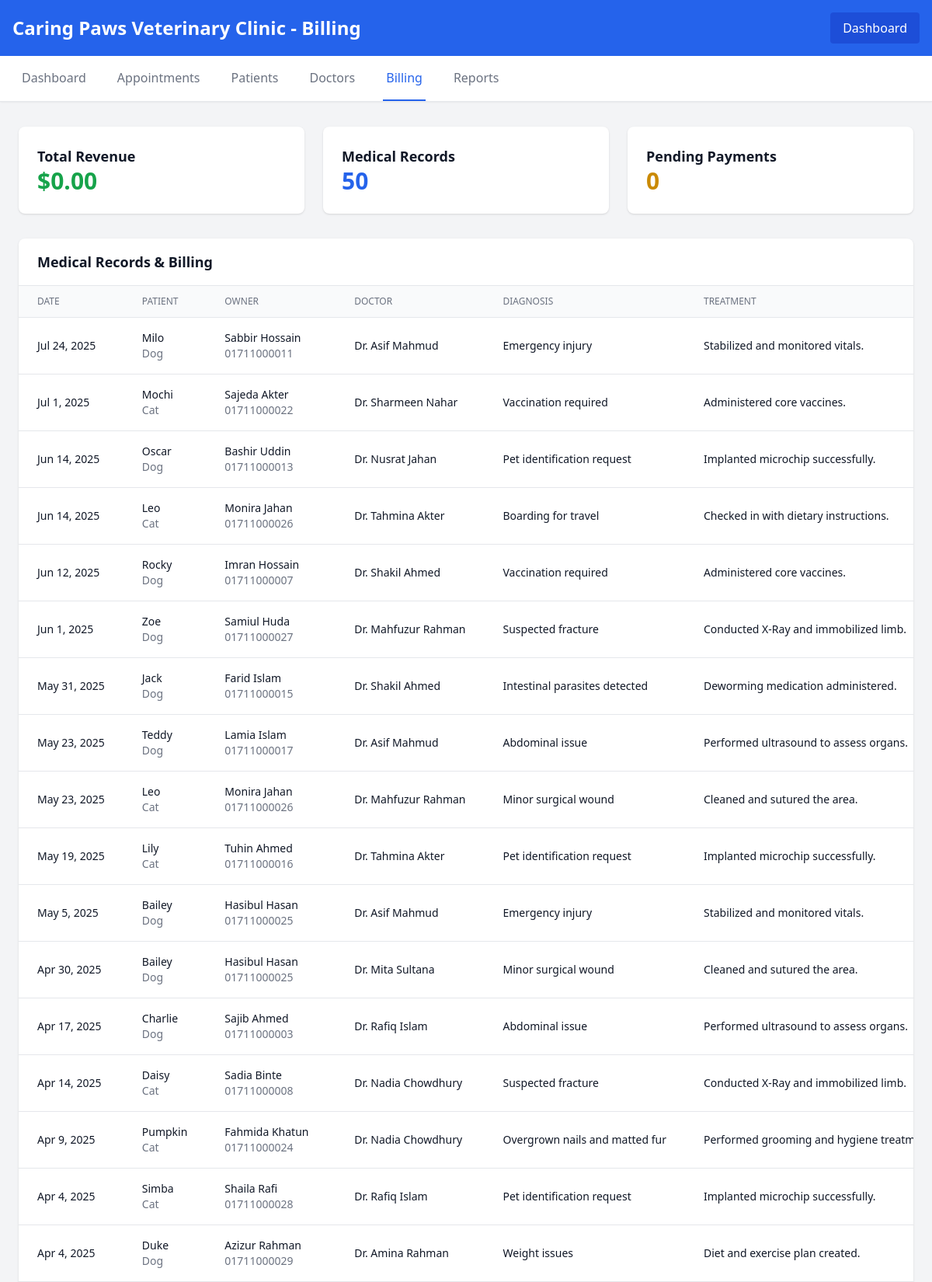
/staff_member/billing.php (signed in, upper part), run on the app's committed database.
### tables this page shows
CREATE TABLE `medicalrecords` (
  `record_id` int(11) NOT NULL,
  `patient_id` int(11) DEFAULT NULL,
  `doctor_id` int(11) DEFAULT NULL,
  `diagnosis` text DEFAULT NULL,
  `treatment` text DEFAULT NULL,
  `date` date DEFAULT NULL,
  `bills` double(8,2) DEFAULT NULL
);

CREATE TABLE `patients` (
  `patient_id` int(11) NOT NULL,
  `owner_id` int(11) DEFAULT NULL,
  `animal_name` varchar(100) DEFAULT NULL,
  `species` varchar(50) DEFAULT NULL,
  `breed` varchar(100) DEFAULT NULL,
  `age` int(11) DEFAULT NULL,
  `gender` enum('Male','Female') DEFAULT NULL
);

CREATE TABLE `users` (
  `user_id` int(11) NOT NULL,
  `name` varchar(100) DEFAULT NULL,
  `email` varchar(100) DEFAULT NULL,
  `phone` varchar(20) DEFAULT NULL,
  `password` varchar(255) DEFAULT NULL,
  `address` text DEFAULT NULL
);

CREATE TABLE `doctors` (
  `doctor_id` int(11) NOT NULL,
  `name` varchar(100) DEFAULT NULL,
  `specialization` varchar(100) DEFAULT NULL,
  `area` varchar(100) DEFAULT NULL,
  `contact` varchar(20) DEFAULT NULL,
  `address` text DEFAULT NULL,
  `latitude` decimal(10,8) DEFAULT NULL,
  `longitude` decimal(11,8) DEFAULT NULL,
  `location_id` int(11) DEFAULT NULL,
  `availability` text DEFAULT NULL
);

### staff_member/billing.php (the view, shortened to what this page needs)
<?php
$clinic_name = "Caring Paws Veterinary Clinic";
require_once '../config.php';
$medical_records = [];
$total_revenue = 0;
$pending_payments = 0;
try {
    $result = $pdo->query("DESCRIBE medicalrecords");
    $medical_columns = $result->fetchAll(PDO::FETCH_COLUMN);
    $date_column = in_array('record_date', $medical_columns) ? 'record_date' : 'date';
    $medical_records = $pdo->query("
        SELECT mr.*, p.animal_name, p.species, u.name as owner_name, u.phone, d.name as doctor_name
        FROM medicalrecords mr
        JOIN patients p ON mr.patient_id = p.patient_id
        JOIN users u ON p.owner_id = u.user_id
        JOIN doctors d ON mr.doctor_id = d.doctor_id
        ORDER BY mr.$date_column DESC
        LIMIT 50
    ")->fetchAll(PDO::FETCH_ASSOC);
    $total_revenue = array_sum(array_column($medical_records, 'cost'));
    $pending_payments = count(array_filter($medical_records, function($record) {
        return ($record['cost'] ?? 0) > 0;
    }));
} catch(PDOException $e) {
    $error_message = "Database error: " . $e->getMessage();
}
?>
<!DOCTYPE html>
<html lang="en">
<head>
    <script src="https://cdn.tailwindcss.com"></script>
</head>
<body class="bg-gray-100">
    <header class="bg-blue-600 text-white p-4">
        <div class="max-w-7xl mx-auto flex justify-between items-center">
            <h1 class="text-2xl font-bold"><?php echo $clinic_name; ?> - Billing</h1>
            <a href="dashboard.php" class="bg-blue-700 px-4 py-2 rounded">Dashboard</a>
        </div>
    </header>
    <nav class="bg-white shadow-sm border-b">
        <div class="max-w-7xl mx-auto px-6">
            <div class="flex space-x-8">
                <a href="dashboard.php" class="text-gray-500 hover:text-blue-600 py-4 px-1 font-medium">Dashboard</a>
                <a href="appointments.php" class="text-gray-500 hover:text-blue-600 py-4 px-1 font-medium">Appointments</a>
                <a href="patients.php" class="text-gray-500 hover:text-blue-600 py-4 px-1 font-medium">Patients</a>
                <a href="doctors.php" class="text-gray-500 hover:text-blue-600 py-4 px-1 font-medium">Doctors</a>
                <a href="billing.php" class="border-b-2 border-blue-600 text-blue-600 py-4 px-1 font-medium">Billing</a>
                <a href="reports.php" class="text-gray-500 hover:text-blue-600 py-4 px-1 font-medium">Reports</a>
            </div>
        </div>
    </nav>
    <main class="max-w-7xl mx-auto px-6 py-8">
        <div class="grid grid-cols-1 md:grid-cols-3 gap-6 mb-8">
            <div class="bg-white rounded-lg shadow p-6">
                <h3 class="text-lg font-semibold text-gray-900">Total Revenue</h3>
                <p class="text-3xl font-bold text-green-600">$<?php echo number_format($total_revenue, 2); ?></p>
            </div>
            <div class="bg-white rounded-lg shadow p-6">
                <h3 class="text-lg font-semibold text-gray-900">Medical Records</h3>
                <p class="text-3xl font-bold text-blue-600"><?php echo count($medical_records); ?></p>
            </div>
            <div class="bg-white rounded-lg shadow p-6">
                <h3 class="text-lg font-semibold text-gray-900">Pending Payments</h3>
                <p class="text-3xl font-bold text-yellow-600"><?php echo $pending_payments; ?></p>
            </div>
        </div>
        <div class="bg-white rounded-lg shadow">
            <div class="px-6 py-4 border-b border-gray-200">
                <h3 class="text-lg font-semibold text-gray-900">Medical Records & Billing</h3>
            </div>
            <div class="overflow-x-auto">
                <table class="min-w-full divide-y divide-gray-200">
                    <thead class="bg-gray-50">
                        <tr>
                            <th class="px-6 py-3 text-left text-xs font-medium text-gray-500 uppercase">Date</th>
                            <th class="px-6 py-3 text-left text-xs font-medium text-gray-500 uppercase">Patient</th>
                            <th class="px-6 py-3 text-left text-xs font-medium text-gray-500 uppercase">Owner</th>
                            <th class="px-6 py-3 text-left text-xs font-medium text-gray-500 uppercase">Doctor</th>
                            <th class="px-6 py-3 text-left text-xs font-medium text-gray-500 uppercase">Diagnosis</th>
                            <th class="px-6 py-3 text-left text-xs font-medium text-gray-500 uppercase">Treatment</th>
                        </tr>
                    </thead>
                    <tbody class="bg-white divide-y divide-gray-200">
                        <?php foreach($medical_records as $record): ?>
                            <tr class="hover:bg-gray-50">
                                <td class="px-6 py-4 whitespace-nowrap text-sm text-gray-900">
                                    <?php echo date('M j, Y', strtotime($record[$date_column] ?? 'now')); ?>
                                </td>
                                <td class="px-6 py-4 whitespace-nowrap">
                                    <div class="text-sm font-medium text-gray-900">
                                        <?php echo htmlspecialchars($record['animal_name'] ?? 'Unknown'); ?>
                                    </div>
                                    <div class="text-sm text-gray-500">
                                        <?php echo htmlspecialchars($record['species'] ?? 'Unknown'); ?>
                                    </div>
                                </td>
                                <td class="px-6 py-4 whitespace-nowrap">
                                    <div class="text-sm text-gray-900">
                                        <?php echo htmlspecialchars($record['owner_name'] ?? 'Unknown'); ?>
                                    </div>
                                    <div class="text-sm text-gray-500">
                                        <?php echo htmlspecialchars($record['phone'] ?? 'N/A'); ?>
                                    </div>
                                </td>
                                <td class="px-6 py-4 whitespace-nowrap text-sm text-gray-900">
                                    <?php echo htmlspecialchars($record['doctor_name'] ?? 'Unknown'); ?>
                                </td>
                                <td class="px-6 py-4 whitespace-nowrap text-sm text-gray-900">
                                    <?php echo htmlspecialchars($record['diagnosis'] ?? 'N/A'); ?>
                                </td>
                                <td class="px-6 py-4 whitespace-nowrap text-sm text-gray-900">
                                    <?php echo htmlspecialchars($record['treatment'] ?? 'N/A'); ?>
                                </td>
                            </tr>
                        <?php endforeach; ?>
                    </tbody>
                </table>
            </div>
        </div>
    </main>
</body>
</html>

### data on the page
medicalrecords: date "Jul 24, 2025", patient.animal_name "Milo", patient.species "Dog", users.name "Sabbir Hossain", users.phone "01711000011", doctor.name "Dr. Asif Mahmud", diagnosis "Emergency injury", treatment "Stabilized and monitored vitals."
medicalrecords: date "Jul 1, 2025", patient.animal_name "Mochi", patient.species "Cat", users.name "Sajeda Akter", users.phone "01711000022", doctor.name "Dr. Sharmeen Nahar", diagnosis "Vaccination required", treatment "Administered core vaccines."
medicalrecords: date "Jun 14, 2025", patient.animal_name "Oscar", patient.species "Dog", users.name "Bashir Uddin", users.phone "01711000013", doctor.name "Dr. Nusrat Jahan", diagnosis "Pet identification request", treatment "Implanted microchip successfully."
medicalrecords: date "Jun 14, 2025", patient.animal_name "Leo", patient.species "Cat", users.name "Monira Jahan", users.phone "01711000026", doctor.name "Dr. Tahmina Akter", diagnosis "Boarding for travel", treatment "Checked in with dietary instructions."
medicalrecords: date "Jun 12, 2025", patient.animal_name "Rocky", patient.species "Dog", users.name "Imran Hossain", users.phone "01711000007", doctor.name "Dr. Shakil Ahmed", diagnosis "Vaccination required", treatment "Administered core vaccines."
medicalrecords: date "Jun 1, 2025", patient.animal_name "Zoe", patient.species "Dog", users.name "Samiul Huda", users.phone "01711000027", doctor.name "Dr. Mahfuzur Rahman", diagnosis "Suspected fracture", treatment "Conducted X-Ray and immobilized limb."
medicalrecords: date "May 31, 2025", patient.animal_name "Jack", patient.species "Dog", users.name "Farid Islam", users.phone "01711000015", doctor.name "Dr. Shakil Ahmed", diagnosis "Intestinal parasites detected", treatment "Deworming medication administered."
medicalrecords: date "May 23, 2025", patient.animal_name "Teddy", patient.species "Dog", users.name "Lamia Islam", users.phone "01711000017", doctor.name "Dr. Asif Mahmud", diagnosis "Abdominal issue", treatment "Performed ultrasound to assess organs."
medicalrecords: date "May 23, 2025", patient.animal_name "Leo", patient.species "Cat", users.name "Monira Jahan", users.phone "01711000026", doctor.name "Dr. Mahfuzur Rahman", diagnosis "Minor surgical wound", treatment "Cleaned and sutured the area."
medicalrecords: date "May 19, 2025", patient.animal_name "Lily", patient.species "Cat", users.name "Tuhin Ahmed", users.phone "01711000016", doctor.name "Dr. Tahmina Akter", diagnosis "Pet identification request", treatment "Implanted microchip successfully."
medicalrecords: date "May 5, 2025", patient.animal_name "Bailey", patient.species "Dog", users.name "Hasibul Hasan", users.phone "01711000025", doctor.name "Dr. Asif Mahmud", diagnosis "Emergency injury", treatment "Stabilized and monitored vitals."
medicalrecords: date "Apr 30, 2025", patient.animal_name "Bailey", patient.species "Dog", users.name "Hasibul Hasan", users.phone "01711000025", doctor.name "Dr. Mita Sultana", diagnosis "Minor surgical wound", treatment "Cleaned and sutured the area."
medicalrecords: date "Apr 17, 2025", patient.animal_name "Charlie", patient.species "Dog", users.name "Sajib Ahmed", users.phone "01711000003", doctor.name "Dr. Rafiq Islam", diagnosis "Abdominal issue", treatment "Performed ultrasound to assess organs."
medicalrecords: date "Apr 14, 2025", patient.animal_name "Daisy", patient.species "Cat", users.name "Sadia Binte", users.phone "01711000008", doctor.name "Dr. Nadia Chowdhury", diagnosis "Suspected fracture", treatment "Conducted X-Ray and immobilized limb."
medicalrecords: date "Apr 9, 2025", patient.animal_name "Pumpkin", patient.species "Cat", users.name "Fahmida Khatun", users.phone "01711000024", doctor.name "Dr. Nadia Chowdhury", diagnosis "Overgrown nails and matted fur", treatment "Performed grooming and hygiene…"
medicalrecords: date "Apr 4, 2025", patient.animal_name "Simba", patient.species "Cat", users.name "Shaila Rafi", users.phone "01711000028", doctor.name "Dr. Rafiq Islam", diagnosis "Pet identification request", treatment "Implanted microchip successfully."
medicalrecords: date "Apr 4, 2025", patient.animal_name "Duke", patient.species "Dog", users.name "Azizur Rahman", users.phone "01711000029", doctor.name "Dr. Amina Rahman", diagnosis "Weight issues", treatment "Diet and exercise plan created."

### other printed values
$clinic_name "Caring Paws Veterinary Clinic"
$total_revenue "0.00"
count($medical_records) "50"
$pending_payments "0"
